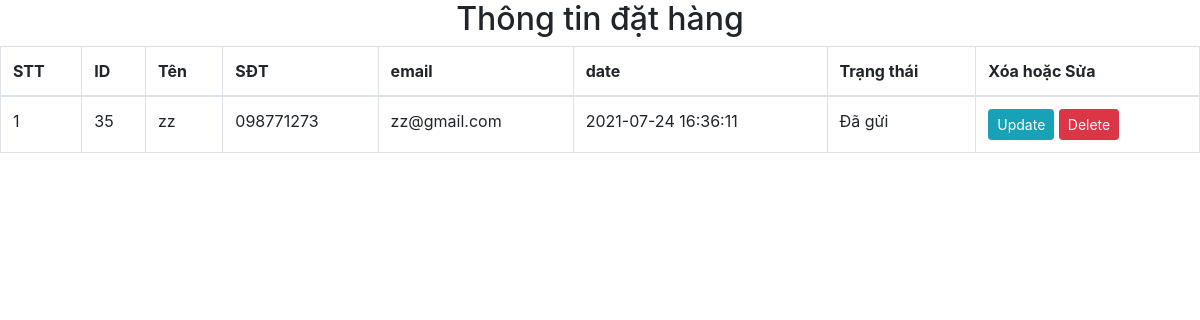
Page /admin/showorder.php on the committed database.
### tables this page shows
CREATE TABLE `hoadon` (
  `id_hoadon` int(11) NOT NULL,
  `name` varchar(255) NOT NULL,
  `id_member` int(11) NOT NULL,
  `sdt` varchar(12) NOT NULL,
  `email` varchar(255) NOT NULL,
  `ngaymua` datetime NOT NULL DEFAULT current_timestamp(),
  `Tongtien` int(11) NOT NULL,
  `status` tinyint(1) NOT NULL DEFAULT 0
);

### admin/showorder.php (the view, shortened to what this page needs)
<?php
$connect = new mysqli('localhost', 'root', '', 'data_asm');
    $query = "SELECT * FROM hoadon";
    $result = $connect->query($query);
?>
<!DOCTYPE html>
<html>
    <head>
        <link rel="stylesheet" href="https://maxcdn.bootstrapcdn.com/bootstrap/4.5.0/css/bootstrap.min.css">
    </head>
    <body>
        <h2 align="center">Thông tin đặt hàng</h2>
        <table class="table table-bordered">
            <thead>
                <tr>
                    <th>STT</th>
                    <th>ID</th>
                    <th>Tên</th>
                    <th>SĐT</th>
                    <th>email</th>
                    <th>date</th>
                    <th>Trạng thái</th>
                    <th>Xóa hoặc Sửa</th>
                </tr>
            </thead>
            <tbody>
                <?php $count = 1; ?>
                <?php foreach ($result as $item): ?>
                <tr>
                    <td><?=$count++?></td>
                    <td><?=$item['id_hoadon']?></td>
                    <td><?=$item['name']?></td>
                    <td><?=$item['sdt']?></td>
                    <td><?=$item['email']?></td>
                    <td><?=$item['ngaymua']?></td>
                    <td><?=$item['status']==1?'Đang gửi':'Đã gửi'?></td>
                    <td>
                        <a class="btn btn-sm btn-info" href="?option=updateorder&id=<?=$item['id_hoadon']?>">Update</a>
                        <a onclick="return confirm('Bạn có chắc muốn xóa')" class="btn btn-sm btn-danger" href="?option=showorder&id=<?=$item['id_hoadon']?>">Delete</a>
                    </td>
                </tr>
                <?php endforeach; ?>
            </tbody>
        </table>
    </body>
</html>

### rows in the picture
hoadon: id_hoadon "35", name "zz", sdt "098771273", email "zz@gmail.com", ngaymua "2021-07-24 16:36:11", status "Đã gửi"
